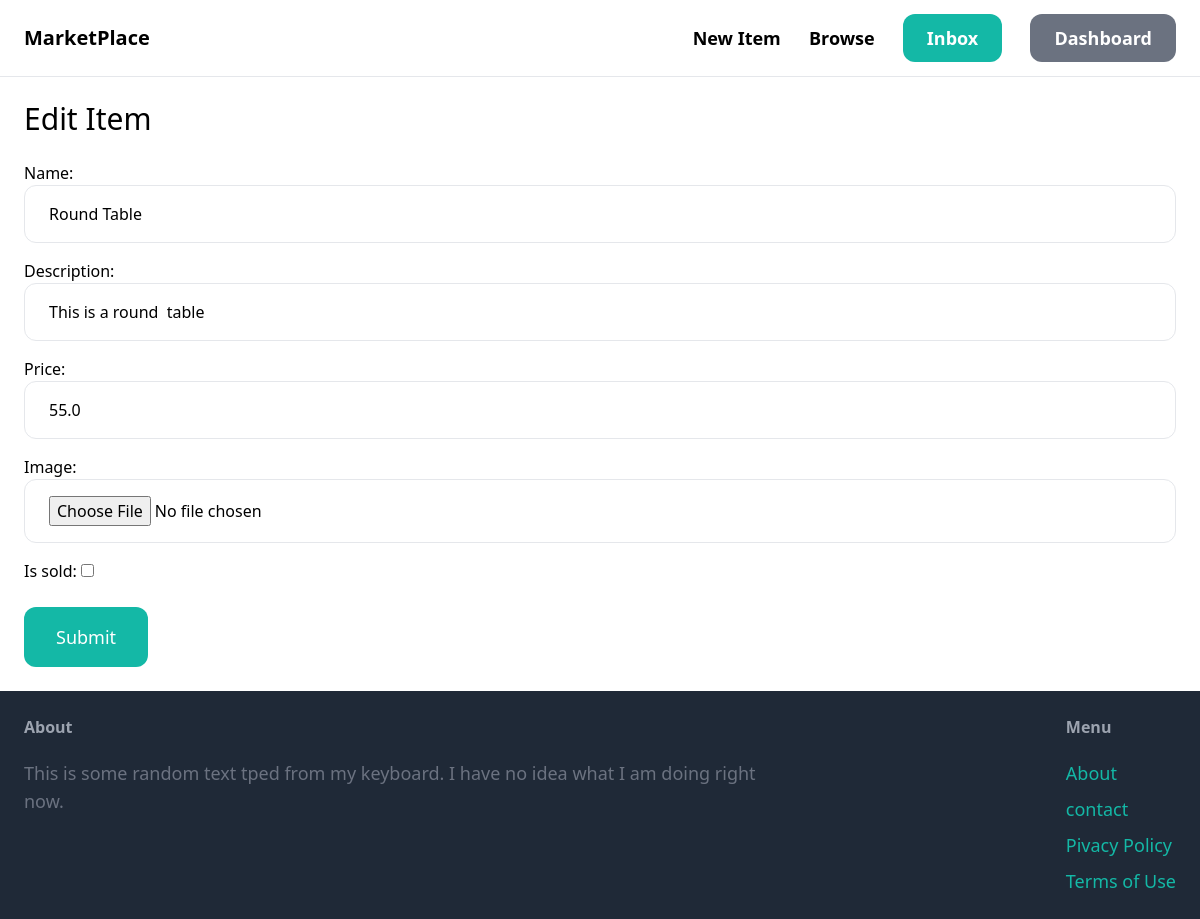
The page /items/3/edit/ (signed in) on the database its author committed.
### item/models.py (models this page shows, shortened)
class Item(models.Model):
    category = models.ForeignKey(Category, related_name='items', on_delete=models.CASCADE) # If user deletes category, all items in that category are being deleted
    name = models.CharField(max_length=255)
    description = models.TextField(blank=True, null=True)
    price = models.FloatField()
    image = models.ImageField(upload_to='item_images', blank=True, null=True) #uploads and create item_mage location on the server if it doesn't exist.
    is_sold = models.BooleanField(default=False)
    created_by = models.ForeignKey(User, related_name='items', on_delete = models.CASCADE) #If user deletes all items, delte all items
    created_at = models.DateTimeField(auto_now_add=True)

### item/views.py (the view)
# urls.py: path('<int:pk>/edit/', views.edit, name='edit'),
@login_required
def edit(request, pk):
    item = get_object_or_404(Item, pk = pk, created_by = request.user)
    if request.method == 'POST':
        form = EditItemForm(request.POST, request.FILES, instance=item)
        if form.is_valid():
           form.save()
           return redirect('item:detail', pk=item.id)
    else:
        form = EditItemForm(instance=item)
    return render(request, 'item/form.html', {
        'form' : form,
        "title" : "Edit Item",
    })

### item/forms.py
class EditItemForm(forms.ModelForm):
    class Meta:
        model = Item
        fields=('name', 'description', 'price', 'image', 'is_sold')
        widgets = {
            'name': forms.TextInput(attrs={
                'class': INPUT_CLASSES
            }),
            'description': forms.TextInput(attrs={
                'class': INPUT_CLASSES
            }),
            'price': forms.NumberInput(attrs={
                'class': INPUT_CLASSES
            }),
            'image': forms.FileInput(attrs={
                'class': INPUT_CLASSES
            }),
 }

### item/templates/item/form.html (shortened to what this page needs)
{%extends 'core/base.html'%}
{% block content%}
<h1 class="mb-6 text-3xl"> {{title}}</h1>
<form method = "post" action="." enctype="multipart/form-data">
    <div class="space-y-4">
        {{form.as_p}}
    </div>
    <button class="mt-6 py-4 px-8 text-lg bg-teal-500 hover:bg-teal-700 rounded-xl text-white">Submit</button>
</form>
{%endblock%}

### rows shown on the page
Item: name "Round Table", description "This is a round table", price "55.0"

### other values the page prints
{{ title }} "Edit Item"
